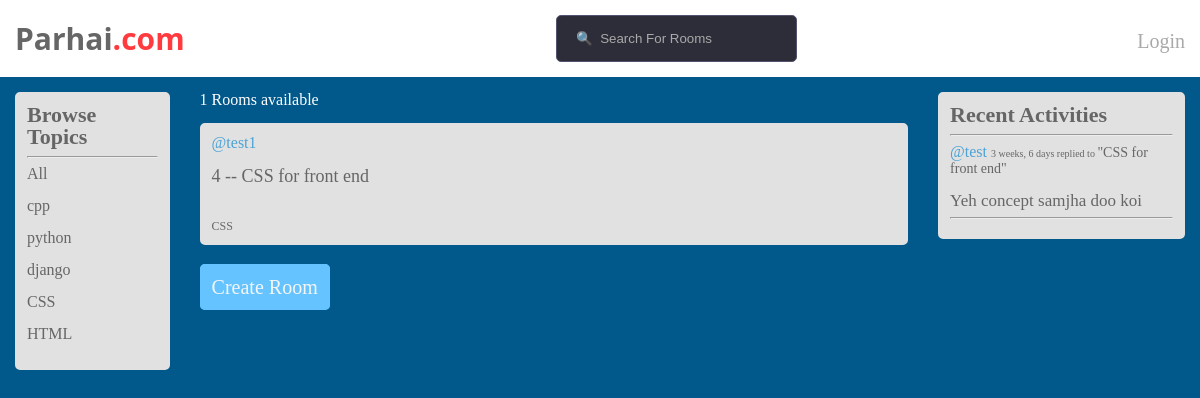
The app's page /?q=CSS with its own data.
### core/models.py (models this page shows, shortened)
class Topic(models.Model):
    text = models.CharField(max_length=200)

class Room(models.Model):
    host = models.ForeignKey(User, on_delete=models.SET_NULL, null=True)
    name = models.CharField(max_length=255)
    topic = models.ForeignKey(Topic, on_delete=models.SET_NULL, null=True)
    description = models.TextField(null=True, blank=True)
    participants = models.ManyToManyField(User, related_name='participants', blank=True)
    updated = models.DateTimeField(auto_now=True)
    created = models.DateTimeField(auto_now_add=True)
    class Meta:
        ordering = ['-updated', '-created']
    def __str__(self):
        return self.name

class Message(models.Model):
    user = models.ForeignKey(User, on_delete=models.CASCADE)
    room = models.ForeignKey(Room, on_delete=models.CASCADE)
    message = models.TextField()
    updated = models.DateTimeField(auto_now=True)
    created = models.DateTimeField(auto_now_add=True)
    class Meta:
        ordering = ['-updated', '-created']
    def __str__(self):
        return self.message[0:50]

### core/views.py (the view)
# urls.py: path('', views.index, name='index'),
def index(request):
    q = request.GET.get('q') if request.GET.get('q') != None else ''
    rooms = Room.objects.filter(
        Q(topic__text__icontains = q) |
        Q(name__icontains = q) |
        Q(description__icontains = q)
    )
    topics = Topic.objects.all()
    rooms_count = rooms.count()
    room_messages = Message.objects.filter(
        Q(room__topic__text__icontains = q)
    )
    context = {'rooms': rooms, 'topics': topics, 'room_count': rooms_count, 'room_messages': room_messages}
    return render(request, 'core/home.html', context)

### core/templates/core/home.html
{% extends 'index.html' %} {% block content %} {% load static %}
<link rel="stylesheet" href="{% static 'core/styles/style.css' %}" />
<div class="home-container">
  <div>{%include 'core/topiccomponents.html'%}</div>
  <div class="Create-room">
    <h5 class="cr">{{room_count}} Rooms available</h5>
    {%include 'core/feed.html'%}
    <br /><br />
    <a href="{% url 'create-room' %}" class="cr">Create Room</a>
  </div>
  <div>{% include 'core/activityfeed.html'%}</div>
</div>
{% endblock %}

### core/templates/core/topiccomponents.html
{% load static %}
<link rel="stylesheet" href="{% static 'core/styles/style.css' %}" />
<div class="browse-container">
  <h3 class="browse">Browse Topics</h3>
  <hr />
  <div>
    <a href="{% url 'index' %}">All</a>
  </div>
  <br />
  {% for topic in topics%}
  <div class="all-topics">
    <a href="{% url 'index' %}?q={{topic.text}}">{{topic.text}}</a>
  </div>
  <br />
  {% endfor%}
</div>

### core/templates/core/feed.html (shortened to what this page needs)
{% load static %}
<link rel="stylesheet" href="{% static 'core/styles/style.css' %}" />
<div>
  {% for i in rooms%}
  <div class="browse-container">
    <a href="{% url 'user-profile' i.host.id%}" class="uname"
      >@{{i.host.username}}</a
    ><br /><br />
    <h5>{{i.id}} -- <a href="{% url 'room' i.id %}">{{i.name}}</a></h5>
    <br />
    <br />
    <small class="topic-text">{{i.topic.text}}</small><br />
  </div>
  {% endfor %}
</div>

### core/templates/core/activityfeed.html (shortened to what this page needs)
{% load static %}
<link rel="stylesheet" href="{% static 'core/styles/style.css' %}" />
<div class="browse-container">
  <h3 class="browse">Recent Activities</h3>
  <hr />
  {% for i in room_messages%}
  <div class="activity">
    <a href="{% url 'user-profile' i.user.id%}" class="username">@{{i.user}}</a>
    <small>{{i.created|timesince}} replied to <span>"{{i.room}}"</span></small
    ><br /><br />
    <p>{{i}}</p>
    <hr />
  </div>
  {% endfor%}
</div>

### static/styles/main.css (style rules this page uses)
html, body, div, span, applet, object, iframe, h1, h2, h3, h4, h5, h6, p, blockquote, pre, a, abbr, acronym, address, big, cite, code, del, dfn, em, img, ins, kbd, q, s, samp, small, strike, strong, sub, sup, tt, var, b, u, i, center, dl, dt, dd, ol, ul, li, fieldset, form, label, legend, table, caption, tbody, tfoot, thead, tr, th, td, article, aside, canvas, details, embed, figure, figcaption, footer, header, hgroup, menu, nav, output, ruby, section, summary, time, mark, audio, video { margin: 0; padding: 0; border: 0; font-size: 100%; font: inherit; vertical-align: baseline; }
body { line-height: 1; }
body { background-color: #00588b; }

### core/static/core/styles/style.css (style rules this page uses)
.home-container { display: grid; grid-template-columns: 1fr 4fr 1.5fr; background-color: #00588b; }
.browse-container { border: 2px solid #e1e1e1; border-radius: 5px; margin-top: 15px; margin-left: 15px; margin-right: 15px; background-color: #e1e1e1; text-decoration: none; color: #666666; padding: 10px; }
.browse { font-size: 22px; font-weight: 600; }
.browse-container a { color: #666666; text-decoration: none; border-radius: 5px; }
.browse-container a.uname { color: #4ba3d6; }
.activity a.username { color: #4ba3d6; }
.activity small { font-size: 10px; }
.activity small span { font-size: 14px; }
.activity p { font-size: 17px; }
.browse-container h5 { font-weight: 500; font-size: 18px; }
.browse-container small.topic-text { font-size: 12px; }
.Create-room a.cr { color: whitesmoke; text-decoration: none; font-size: 20px; margin-left: 15px; border: 2px solid rgb(101, 196, 255); background-color: rgb(101, 196, 255); border-radius: 5px; padding: 10px; }
.Create-room h5.cr { color: white; display: inline-block; margin-left: 15px; margin-top: 15px; }

### records on screen
Topic: text "cpp"
Topic: text "python"
Topic: text "django"
Topic: text "CSS"
Topic: text "HTML"
Room: host.username "test1", id "4", name "CSS for front end", topic.text "CSS"
Message: user "test", created "3 weeks, 6 days", room "CSS for front end", message "Yeh concept samjha doo koi"

### other values on screen
{{ room_count }} "1"
